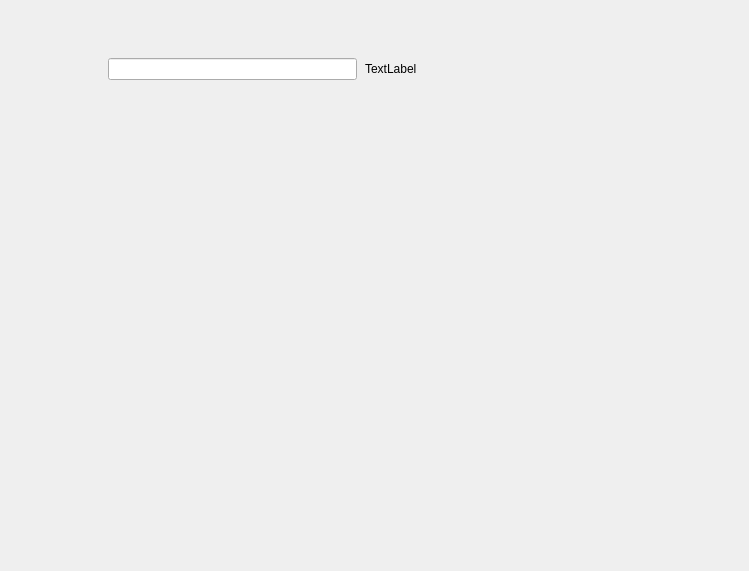
<?xml version="1.0" encoding="UTF-8"?>
<ui version="4.0">
 <class>SettingsWidget</class>
 <widget class="QWidget" name="SettingsWidget">
  <property name="geometry">
   <rect>
    <x>0</x>
    <y>0</y>
    <width>749</width>
    <height>571</height>
   </rect>
  </property>
  <property name="windowTitle">
   <string>SettingsWidget</string>
  </property>
  <widget class="QWidget" name="gridLayoutWidget">
   <property name="geometry">
    <rect>
     <x>100</x>
     <y>50</y>
     <width>521</width>
     <height>281</height>
    </rect>
   </property>
   <layout class="QGridLayout" name="mainLayout">
    <property name="leftMargin">
     <number>8</number>
    </property>
    <property name="topMargin">
     <number>8</number>
    </property>
    <property name="rightMargin">
     <number>8</number>
    </property>
    <property name="bottomMargin">
     <number>8</number>
    </property>
    <property name="spacing">
     <number>8</number>
    </property>
    <item row="0" column="0">
     <widget class="QLineEdit" name="findEdit"/>
    </item>
    <item row="1" column="1">
     <widget class="QStackedWidget" name="optionStackedWidget"/>
    </item>
    <item row="1" column="0">
     <layout class="QVBoxLayout" name="buttonLayout"/>
    </item>
    <item row="0" column="1">
     <widget class="QLabel" name="optionLabel">
      <property name="text">
       <string>TextLabel</string>
      </property>
     </widget>
    </item>
   </layout>
  </widget>
 </widget>
 <resources/>
 <connections/>
</ui>
